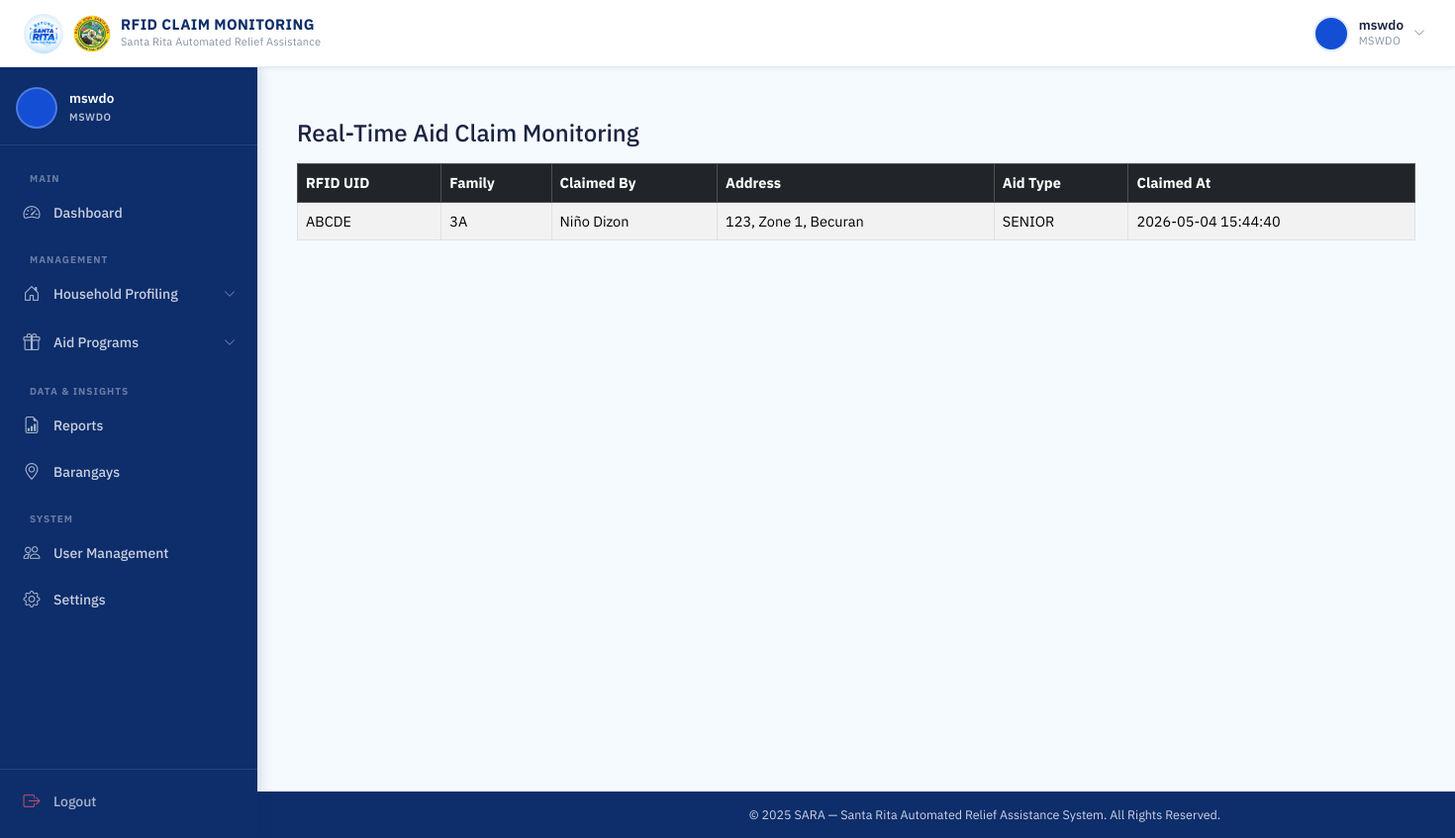
Page /mswdo/monitoring/ (signed in) on the earlier database version.
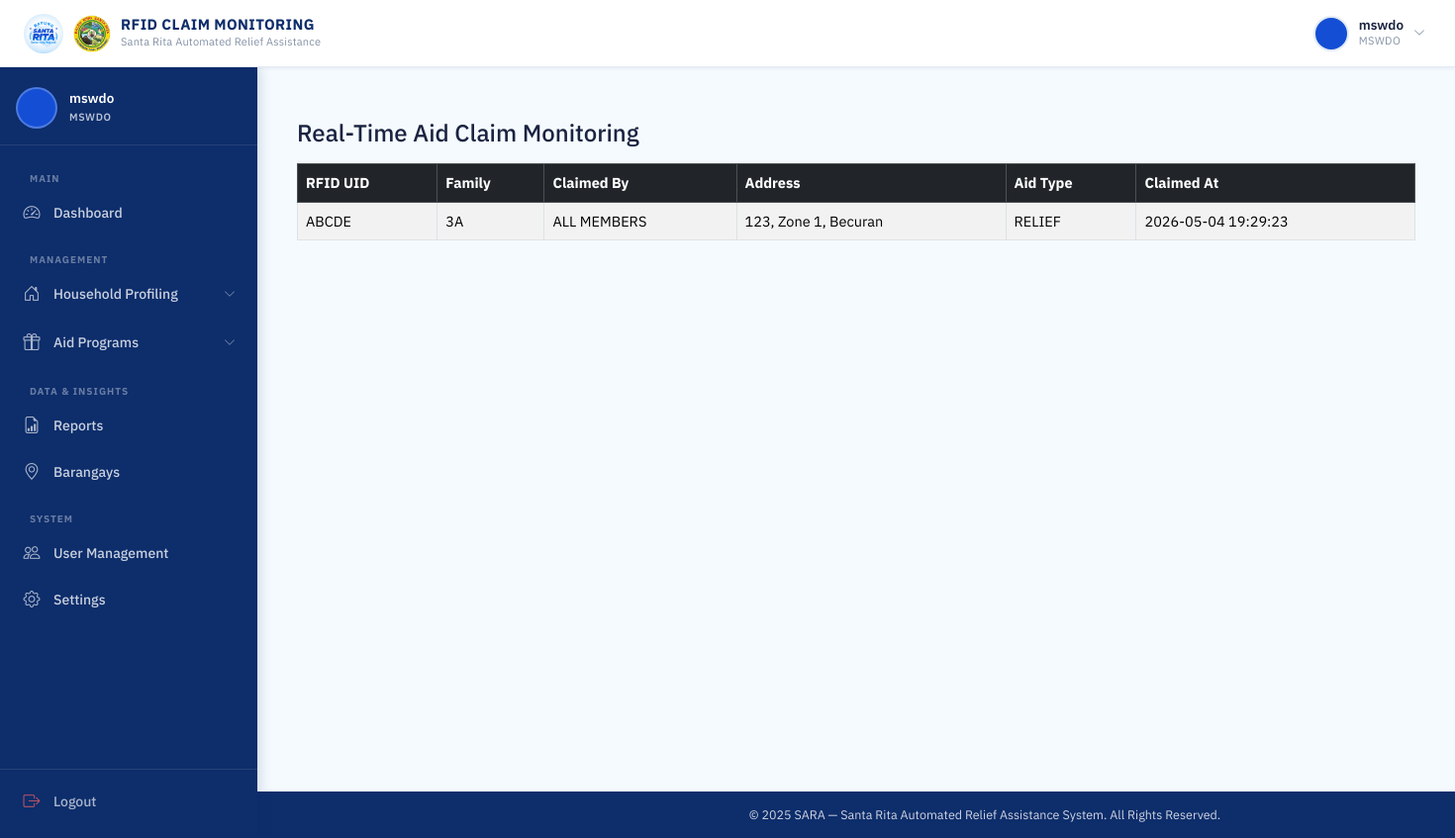
Same page on the later database version.
### accounts/models.py (models this page shows, shortened)
class Family(models.Model):
    household = models.ForeignKey(Household, on_delete=models.CASCADE, related_name='families')
    family_name = models.CharField(max_length=100)
    rfid_uid = models.CharField(
        max_length=50,
        unique=True,
        null=True,
        blank=True
    )
    is_active = models.BooleanField(default=True)

class AidClaim(models.Model):
    family = models.ForeignKey(Family, on_delete=models.CASCADE)
    family_member = models.ForeignKey(
        'FamilyMember',
        on_delete=models.SET_NULL,
        null=True,
        blank=True,
        help_text="For individual aids like Senior"
    )
    aid_type = models.CharField(max_length=20, choices=AidType.choices)
    schedule = models.ForeignKey('AidSchedule', on_delete=models.CASCADE, null=True)
    claimed_at = models.DateTimeField(auto_now_add=True)

### accounts/views.py (the view)
# urls.py: path('mswdo/monitoring/', views.rfid_claim_monitoring, name='rfid_claim_monitoring'),
@login_required
def rfid_claim_monitoring(request):
    if request.user.role != 'MSWDO':
        return HttpResponseForbidden("Access Denied")
    claims = AidClaim.objects.select_related(
        'family',
        'family__household',
        'family__household__zone',
        'family__household__barangay',
        'family_member'
    ).order_by('-claimed_at')
    monitoring_data = []
    for claim in claims:
        monitoring_data.append({
            'rfid_uid': claim.family.rfid_uid,
            'family_name': claim.family.family_name,
            'member_name': (
                f"{claim.family_member.first_name} {claim.family_member.last_name}"
                if claim.family_member else "ALL MEMBERS"
            ),
            'address': claim.family.household.address,
            'aid_type': claim.aid_type,
            'claimed_at': claim.claimed_at
        })
    return render(request, 'accounts/rfid_claim_monitoring.html', {
        'claims': monitoring_data
    })

### accounts/models.py (called while the page is built)
    @property
    def address(self):
        return f"{self.house_number}, {self.zone.name}, {self.barangay.name}"

### templates/accounts/rfid_claim_monitoring.html
{% extends "base.html" %}
{% block navbar_title %}
RFID CLAIM MONITORING
{% endblock %}
{% block content %}
<div class="container mt-4">
  <h4 class="mb-3">Real-Time Aid Claim Monitoring</h4>
  <div class="table-responsive">
    <table class="table table-bordered table-striped">
      <thead class="table-dark">
        <tr>
          <th>RFID UID</th>
          <th>Family</th>
          <th>Claimed By</th>
          <th>Address</th>
          <th>Aid Type</th>
          <th>Claimed At</th>
        </tr>
      </thead>
      <tbody>
        {% for c in claims %}
          <tr>
            <td>{{ c.rfid_uid }}</td>
            <td>{{ c.family_name }}</td>
            <td>{{ c.member_name }}</td>
            <td>{{ c.address }}</td>
            <td>{{ c.aid_type }}</td>
            <td>{{ c.claimed_at|date:"Y-m-d H:i:s" }}</td>
          </tr>
        {% empty %}
          <tr>
            <td colspan="6" class="text-center">No claims yet.</td>
          </tr>
        {% endfor %}
      </tbody>
    </table>
  </div>
</div>
{% endblock %}

Differences in the rows shown:
removed AidClaim: aid_type "SENIOR", claimed_at "2026-05-04 15:44:40"
added AidClaim: aid_type "RELIEF", claimed_at "2026-05-04 19:29:23"
Other differences:
new list line: "ABCDE 3A"
new list line: "ALL MEMBERS 123, Zone 1, Becuran"
list line gone: "ABCDE 3A"
list line gone: "Niño Dizon 123, Zone 1, Becuran"
